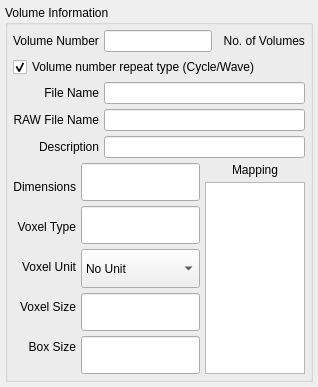
     <widget class="QWidget" name="tab_2">
      <property name="enabled">
       <bool>true</bool>
      </property>
      <attribute name="title">
       <string>Tab 2</string>
      </attribute>
      <layout class="QVBoxLayout" name="verticalLayout_8">
       <property name="spacing">
        <number>5</number>
       </property>
       <property name="margin">
        <number>5</number>
       </property>
       <item>
        <widget class="QGroupBox" name="groupBox_2">
         <property name="title">
          <string>Volume Information</string>
         </property>
         <layout class="QVBoxLayout" name="verticalLayout_3">
          <property name="spacing">
           <number>5</number>
          </property>
          <property name="margin">
           <number>5</number>
          </property>
          <item>
           <layout class="QHBoxLayout">
            <item>
             <layout class="QHBoxLayout">
              <item>
               <widget class="QLabel" name="label_18">
                <property name="text">
                 <string>Volume Number</string>
                </property>
               </widget>
              </item>
              <item>
               <widget class="QLineEdit" name="m_volnum_2">
                <property name="sizePolicy">
                 <sizepolicy hsizetype="Minimum" vsizetype="MinimumExpanding">
                  <horstretch>0</horstretch>
                  <verstretch>0</verstretch>
                 </sizepolicy>
                </property>
               </widget>
              </item>
             </layout>
            </item>
            <item>
             <widget class="QLabel" name="m_maxVolumes_2">
              <property name="text">
               <string>  No. of Volumes</string>
              </property>
             </widget>
            </item>
           </layout>
          </item>
          <item>
           <widget class="QCheckBox" name="m_repeatType_2">
            <property name="text">
             <string>Volume number repeat type (Cycle/Wave)</string>
            </property>
            <property name="checked">
             <bool>true</bool>
            </property>
           </widget>
          </item>
          <item>
           <layout class="QHBoxLayout">
            <item>
             <layout class="QVBoxLayout">
              <item>
               <widget class="QLabel" name="label_7">
                <property name="text">
                 <string>File Name</string>
                </property>
                <property name="alignment">
                 <set>Qt::AlignRight|Qt::AlignTrailing|Qt::AlignVCenter</set>
                </property>
               </widget>
              </item>
              <item>
               <widget class="QLabel" name="label_11">
                <property name="text">
                 <string>RAW File Name</string>
                </property>
                <property name="alignment">
                 <set>Qt::AlignRight|Qt::AlignTrailing|Qt::AlignVCenter</set>
                </property>
               </widget>
              </item>
              <item>
               <widget class="QLabel" name="label_12">
                <property name="text">
                 <string>Description</string>
                </property>
                <property name="alignment">
                 <set>Qt::AlignRight|Qt::AlignTrailing|Qt::AlignVCenter</set>
                </property>
               </widget>
              </item>
             </layout>
            </item>
            <item>
             <layout class="QVBoxLayout">
              <item>
               <widget class="QLineEdit" name="m_pvlFile_2">
                <property name="sizePolicy">
                 <sizepolicy hsizetype="Expanding" vsizetype="MinimumExpanding">
                  <horstretch>0</horstretch>
                  <verstretch>0</verstretch>
                 </sizepolicy>
                </property>
               </widget>
              </item>
              <item>
               <widget class="QLineEdit" name="m_rawFile_2">
                <property name="sizePolicy">
                 <sizepolicy hsizetype="Expanding" vsizetype="MinimumExpanding">
                  <horstretch>0</horstretch>
                  <verstretch>0</verstretch>
                 </sizepolicy>
                </property>
               </widget>
              </item>
              <item>
               <widget class="QLineEdit" name="m_description_2">
                <property name="sizePolicy">
                 <sizepolicy hsizetype="Expanding" vsizetype="MinimumExpanding">
                  <horstretch>0</horstretch>
                  <verstretch>0</verstretch>
                 </sizepolicy>
                </property>
               </widget>
              </item>
             </layout>
            </item>
           </layout>
          </item>
          <item>
           <layout class="QHBoxLayout">
            <item>
             <layout class="QHBoxLayout">
              <item>
               <layout class="QVBoxLayout">
                <item>
                 <widget class="QLabel" name="label_13">
                  <property name="maximumSize">
                   <size>
                    <width>16777215</width>
                    <height>23</height>
                   </size>
                  </property>
                  <property name="text">
                   <string>Dimensions</string>
                  </property>
                  <property name="alignment">
                   <set>Qt::AlignRight|Qt::AlignTrailing|Qt::AlignVCenter</set>
                  </property>
                 </widget>
                </item>
                <item>
                 <widget class="QLabel" name="label_14">
                  <property name="maximumSize">
                   <size>
                    <width>16777215</width>
                    <height>23</height>
                   </size>
                  </property>
                  <property name="text">
                   <string>Voxel Type</string>
                  </property>
                  <property name="alignment">
                   <set>Qt::AlignRight|Qt::AlignTrailing|Qt::AlignVCenter</set>
                  </property>
                 </widget>
                </item>
                <item>
                 <widget class="QLabel" name="label_15">
                  <property name="maximumSize">
                   <size>
                    <width>16777215</width>
                    <height>23</height>
                   </size>
                  </property>
                  <property name="text">
                   <string>Voxel Unit</string>
                  </property>
                  <property name="alignment">
                   <set>Qt::AlignRight|Qt::AlignTrailing|Qt::AlignVCenter</set>
                  </property>
                 </widget>
                </item>
                <item>
                 <widget class="QLabel" name="label_16">
                  <property name="maximumSize">
                   <size>
                    <width>16777215</width>
                    <height>23</height>
                   </size>
                  </property>
                  <property name="text">
                   <string>Voxel Size</string>
                  </property>
                  <property name="alignment">
                   <set>Qt::AlignRight|Qt::AlignTrailing|Qt::AlignVCenter</set>
                  </property>
                 </widget>
                </item>
                <item>
                 <widget class="QLabel" name="label_39">
                  <property name="maximumSize">
                   <size>
                    <width>16777215</width>
                    <height>23</height>
                   </size>
                  </property>
                  <property name="text">
                   <string>Box Size</string>
                  </property>
                  <property name="alignment">
                   <set>Qt::AlignRight|Qt::AlignTrailing|Qt::AlignVCenter</set>
                  </property>
                 </widget>
                </item>
               </layout>
              </item>
              <item>
               <layout class="QVBoxLayout">
                <item>
                 <widget class="QLineEdit" name="m_dimensions_2">
                  <property name="sizePolicy">
                   <sizepolicy hsizetype="Expanding" vsizetype="MinimumExpanding">
                    <horstretch>0</horstretch>
                    <verstretch>0</verstretch>
                   </sizepolicy>
                  </property>
                 </widget>
                </item>
                <item>
                 <widget class="QLineEdit" name="m_voxelType_2">
                  <property name="sizePolicy">
                   <sizepolicy hsizetype="Expanding" vsizetype="MinimumExpanding">
                    <horstretch>0</horstretch>
                    <verstretch>0</verstretch>
                   </sizepolicy>
                  </property>
                 </widget>
                </item>
                <item>
                 <widget class="QComboBox" name="m_voxelUnit_2">
                  <property name="sizePolicy">
                   <sizepolicy hsizetype="Preferred" vsizetype="MinimumExpanding">
                    <horstretch>0</horstretch>
                    <verstretch>0</verstretch>
                   </sizepolicy>
                  </property>
                  <item>
                   <property name="text">
                    <string>No Unit</string>
                   </property>
                  </item>
                  <item>
                   <property name="text">
                    <string>Angstrom</string>
                   </property>
                  </item>
                  <item>
                   <property name="text">
                    <string>Nanometer</string>
                   </property>
                  </item>
                  <item>
                   <property name="text">
                    <string>Micron</string>
                   </property>
                  </item>
                  <item>
                   <property name="text">
                    <string>Millimeter</string>
                   </property>
                  </item>
                  <item>
                   <property name="text">
                    <string>Centimeter</string>
                   </property>
                  </item>
                  <item>
                   <property name="text">
                    <string>Meter</string>
                   </property>
                  </item>
                  <item>
                   <property name="text">
                    <string>Kilometer</string>
                   </property>
                  </item>
                  <item>
                   <property name="text">
                    <string>Parsec</string>
                   </property>
                  </item>
                  <item>
                   <property name="text">
                    <string>Kiloparsec</string>
                   </property>
                  </item>
                 </widget>
                </item>
                <item>
                 <widget class="QLineEdit" name="m_voxelSize_2">
                  <property name="sizePolicy">
                   <sizepolicy hsizetype="Expanding" vsizetype="MinimumExpanding">
                    <horstretch>0</horstretch>
                    <verstretch>0</verstretch>
                   </sizepolicy>
                  </property>
                 </widget>
                </item>
                <item>
                 <widget class="QLineEdit" name="m_boxSize_2">
                  <property name="sizePolicy">
                   <sizepolicy hsizetype="Expanding" vsizetype="MinimumExpanding">
                    <horstretch>0</horstretch>
                    <verstretch>0</verstretch>
                   </sizepolicy>
                  </property>
                 </widget>
                </item>
               </layout>
              </item>
             </layout>
            </item>
            <item>
             <layout class="QVBoxLayout">
              <item>
               <widget class="QLabel" name="label_17">
                <property name="text">
                 <string>Mapping</string>
                </property>
                <property name="alignment">
                 <set>Qt::AlignCenter</set>
                </property>
               </widget>
              </item>
              <item>
               <widget class="QListWidget" name="m_mapping_2">
                <property name="sizePolicy">
                 <sizepolicy hsizetype="Fixed" vsizetype="Expanding">
                  <horstretch>0</horstretch>
                  <verstretch>0</verstretch>
                 </sizepolicy>
                </property>
                <property name="minimumSize">
                 <size>
                  <width>80</width>
                  <height>0</height>
                 </size>
                </property>
                <property name="maximumSize">
                 <size>
                  <width>100</width>
                  <height>16777215</height>
                 </size>
                </property>
               </widget>
              </item>
             </layout>
            </item>
           </layout>
          </item>
         </layout>
        </widget>
       </item>
      </layout>
     </widget>
